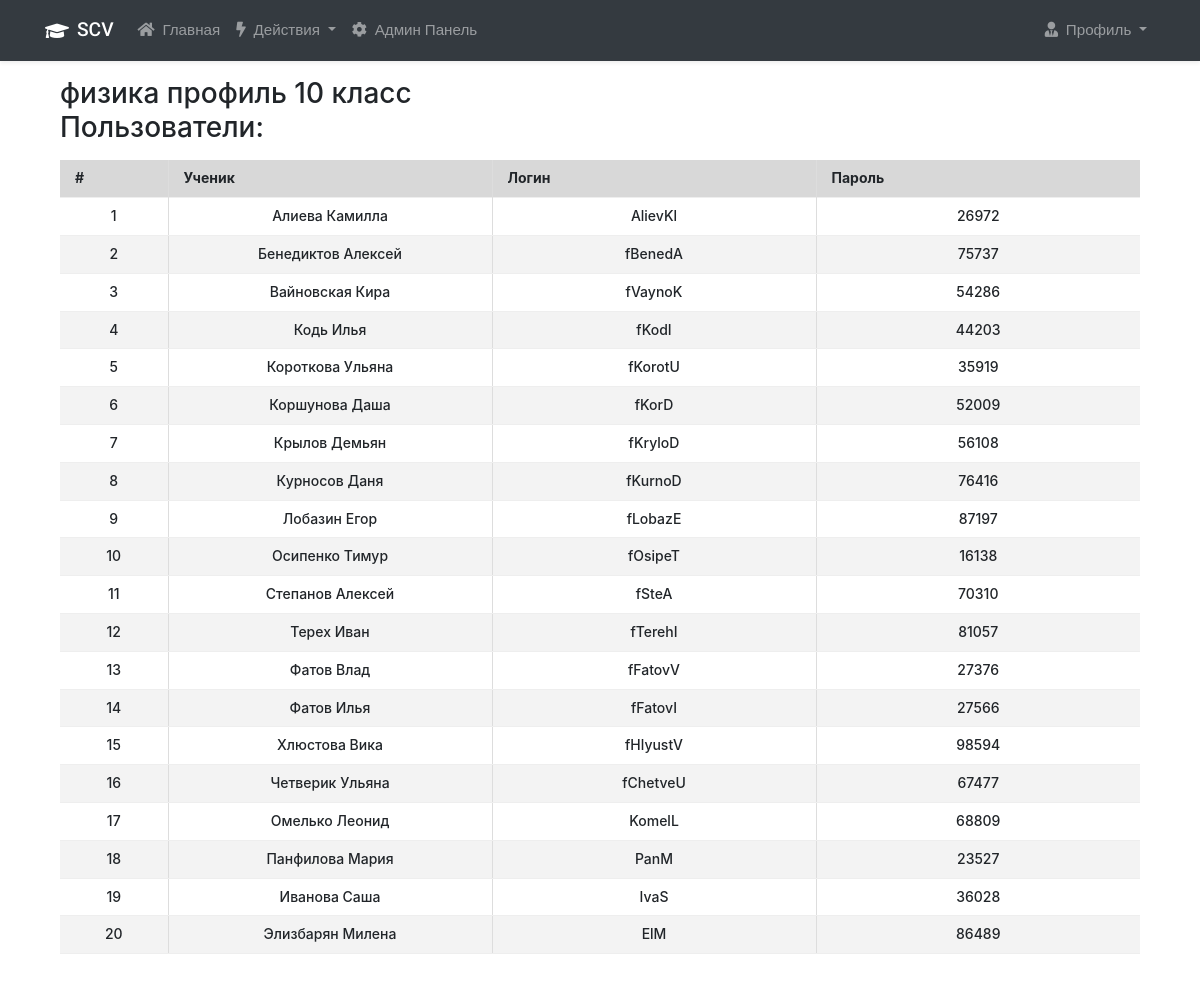
Screenshot of /teachers/show_data_users/7 (signed in) with the database file from the repository.
### user_app/models.py (models this page shows)
class CustomUser(AbstractUser):
    open_password = models.CharField(max_length=255, verbose_name='Пароль')

### teacher_app/views.py (the view)
# urls.py: path('show_data_users/<int:class_id>', views.show_data_users, name='show-data-users'),
@login_required
def show_data_users(request: HttpRequest, class_id: int):
    first_user = get_users_in_group(class_id)[0]
    user_group = get_user_groups(first_user)[0]
    data_of_users = CustomUser.objects.exclude(is_active=False).filter(groups=user_group)
    class_name = Group.objects.get(pk=user_group)
    context = {
        'title': 'Данные пользователей',
        'data_of_users': data_of_users,
        'class_id': class_id,
        'class_name': class_name,
        'active_block': 'Мои классы',
    }
    return render(request, 'teacher_app/show_data_users.html', context=context)

### teacher_app/views.py (called while the page is built)
def get_users_in_group(group_id):
    try:
        group = Group.objects.get(id=group_id)
        users = group.user_set.all()
        return users
    except ObjectDoesNotExist:
        return None

### utils/utils.py (called while the page is built)
def get_user_groups(user):
    return [group.id for group in user.groups.all()]

### teacher_app/templates/teacher_app/show_data_users.html (shortened to what this page needs)
{% extends 'base-special.html' %}
{% block main %}
<div class="h3">{{ class_name }}<div>
<div class="h3 mb-3">Пользователи:</div>
{% if data_of_users %}
<div style="text-align: center;">
    <table class="table">
        <thead>
            <tr>
                <th style="width: 10%;">#</th>
                <th>Ученик</th>
                <th>Логин</th>
                <th>Пароль</th>
            </tr>
        </thead>
        <tbody>
            {% for user in data_of_users %}
                <tr>
                    <td class="text-center user-number"></td>
                    <td class="text-center">{{ user.first_name }} {{ user.last_name }}</td>
                    <td class="text-center">{{ user.username }}</td>
                    <td class="text-center">{{ user.open_password }}</td>
                </tr>
            {% endfor %}
        </tbody>
    </table>
    {% else %}
    <h2>Данные отсутствуют</h2>
    {% endif %}
</div>
<div style="height: 100px;"></div>
{% endblock %}

### teacher_app/static/teacher_app/css/main.css (style rules this page uses)
.table { border: 1px solid #eee; table-layout: fixed; width: 100%; margin-bottom: 20px; }
.table th { font-weight: bold; padding: 5px; background: #efefef; border: 1px solid #ddd; }
.table td { padding: 5px 10px; border: 1px solid #eee; text-align: left; }
.table tbody tr:nth-child(odd) { background: #fff; }
.table tbody tr:nth-child(even) { background: #F7F7F7; }

### teacher_app/static/teacher_app/css/tables.css (style rules this page uses)
.table { width: 100%; border: none; margin-bottom: 20px; }
.table thead th { font-weight: bold; text-align: left; border: none; padding: 10px 15px; background: #d8d8d8; font-size: 14px; border-left: 1px solid #ddd; border-right: 1px solid #ddd; }
.table tbody td { text-align: left; border-left: 1px solid #ddd; border-right: 1px solid #ddd; padding: 10px 15px; font-size: 14px; vertical-align: top; }
.table thead tr th:first-child, .table tbody tr td:first-child { border-left: none; }
.table thead tr th:last-child, .table tbody tr td:last-child { border-right: none; }
.table tbody tr:nth-child(even) { background: #f3f3f3; }

### rows the page displays
CustomUser: first_name "Алиева", last_name "Камилла", username "AlievKl", open_password "26972"
CustomUser: first_name "Бенедиктов", last_name "Алексей", username "fBenedA", open_password "75737"
CustomUser: first_name "Вайновская", last_name "Кира", username "fVaynoK", open_password "54286"
CustomUser: first_name "Кодь", last_name "Илья", username "fKodI", open_password "44203"
CustomUser: first_name "Короткова", last_name "Ульяна", username "fKorotU", open_password "35919"
CustomUser: first_name "Коршунова", last_name "Даша", username "fKorD", open_password "52009"
CustomUser: first_name "Крылов", last_name "Демьян", username "fKryloD", open_password "56108"
CustomUser: first_name "Курносов", last_name "Даня", username "fKurnoD", open_password "76416"
CustomUser: first_name "Лобазин", last_name "Егор", username "fLobazE", open_password "87197"
CustomUser: first_name "Осипенко", last_name "Тимур", username "fOsipeT", open_password "16138"
CustomUser: first_name "Степанов", last_name "Алексей", username "fSteA", open_password "70310"
CustomUser: first_name "Терех", last_name "Иван", username "fTerehI", open_password "81057"
CustomUser: first_name "Фатов", last_name "Влад", username "fFatovV", open_password "27376"
CustomUser: first_name "Фатов", last_name "Илья", username "fFatovI", open_password "27566"
CustomUser: first_name "Хлюстова", last_name "Вика", username "fHlyustV", open_password "98594"
CustomUser: first_name "Четверик", last_name "Ульяна", username "fChetveU", open_password "67477"
CustomUser: first_name "Омелько", last_name "Леонид", username "KomelL", open_password "68809"
CustomUser: first_name "Панфилова", last_name "Мария", username "PanM", open_password "23527"
CustomUser: first_name "Иванова", last_name "Саша", username "IvaS", open_password "36028"
CustomUser: first_name "Элизбарян", last_name "Милена", username "ElM", open_password "86489"

### other values shown
{{ class_name }} "физика профиль 10 класс"
